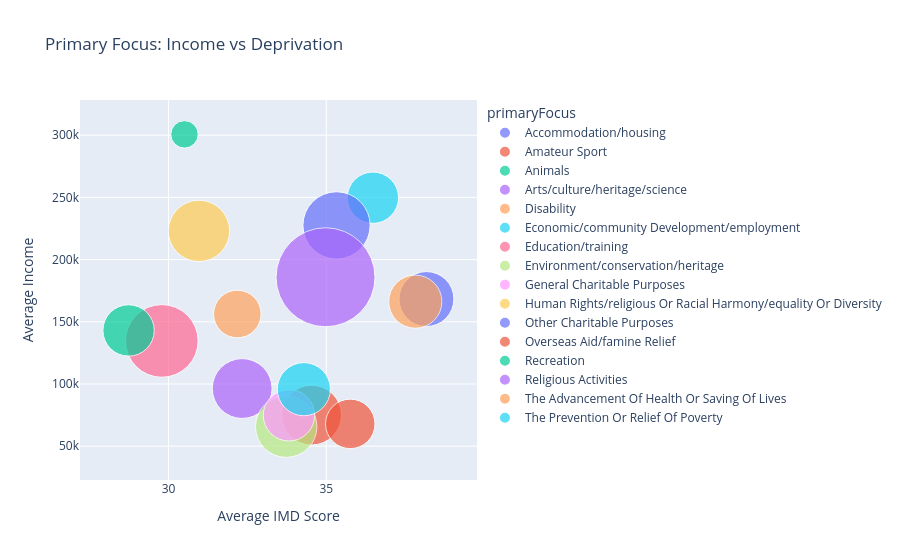

Notebook code for this chart:
### Code cell
fig = px.scatter(
    agg,
    x="avg_imd",
    y="avg_income",
    size="charity_count",
    color="primaryFocus",
    hover_name="primaryFocus",
    size_max=70,
    title="Primary Focus: Income vs Deprivation",
)

fig.update_layout(
    xaxis_title="Average IMD Score",
    yaxis_title="Average Income",
)

fig.show()

### Figure 1 — Plotly figure (JSON) as saved in the notebook; plotly's stock layout.template omitted (floating-point values rounded to 4 significant figures)
{"data": [{"hovertemplate": "<b>%{hovertext}</b><br><br>primaryFocus=Accommodation/housing<br>avg_imd=%{x}<br>avg_income=%{y}<br>charity_count=%{marker.size}<extra></extra>", "hovertext": ["Accommodation/housing"], "legendgroup": "Accommodation/housing", "marker": {"color": "#636efa", "size": [16], "sizemode": "area", "sizeref": 0.01061, "symbol": "circle"}, "mode": "markers", "name": "Accommodation/housing", "orientation": "v", "showlegend": true, "type": "scatter", "x": [38.18], "xaxis": "x", "y": [168300.0], "yaxis": "y"}, {"hovertemplate": "<b>%{hovertext}</b><br><br>primaryFocus=Amateur Sport<br>avg_imd=%{x}<br>avg_income=%{y}<br>charity_count=%{marker.size}<extra></extra>", "hovertext": ["Amateur Sport"], "legendgroup": "Amateur Sport", "marker": {"color": "#EF553B", "size": [19], "sizemode": "area", "sizeref": 0.01061, "symbol": "circle"}, "mode": "markers", "name": "Amateur Sport", "orientation": "v", "showlegend": true, "type": "scatter", "x": [34.53], "xaxis": "x", "y": [74970.0], "yaxis": "y"}, {"hovertemplate": "<b>%{hovertext}</b><br><br>primaryFocus=Animals<br>avg_imd=%{x}<br>avg_income=%{y}<br>charity_count=%{marker.size}<extra></extra>", "hovertext": ["Animals"], "legendgroup": "Animals", "marker": {"color": "#00cc96", "size": [4], "sizemode": "area", "sizeref": 0.01061, "symbol": "circle"}, "mode": "markers", "name": "Animals", "orientation": "v", "showlegend": true, "type": "scatter", "x": [30.51], "xaxis": "x", "y": [300700.0], "yaxis": "y"}, {"hovertemplate": "<b>%{hovertext}</b><br><br>primaryFocus=Arts/culture/heritage/science<br>avg_imd=%{x}<br>avg_income=%{y}<br>charity_count=%{marker.size}<extra></extra>", "hovertext": ["Arts/culture/heritage/science"], "legendgroup": "Arts/culture/heritage/science", "marker": {"color": "#ab63fa", "size": [19], "sizemode": "area", "sizeref": 0.01061, "symbol": "circle"}, "mode": "markers", "name": "Arts/culture/heritage/science", "orientation": "v", "showlegend": true, "type": "scatter", "x": [32.33], "xaxis": "x", "y": [96350.0], "yaxis": "y"}, {"hovertemplate": "<b>%{hovertext}</b><br><br>primaryFocus=Disability<br>avg_imd=%{x}<br>avg_income=%{y}<br>charity_count=%{marker.size}<extra></extra>", "hovertext": ["Disability"], "legendgroup": "Disability", "marker": {"color": "#FFA15A", "size": [15], "sizemode": "area", "sizeref": 0.01061, "symbol": "circle"}, "mode": "markers", "name": "Disability", "orientation": "v", "showlegend": true, "type": "scatter", "x": [37.82], "xaxis": "x", "y": [166200.0], "yaxis": "y"}, {"hovertemplate": "<b>%{hovertext}</b><br><br>primaryFocus=Economic/community Development/employment<br>avg_imd=%{x}<br>avg_income=%{y}<br>charity_count=%{marker.size}<extra></extra>", "hovertext": ["Economic/community Development/employment"], "legendgroup": "Economic/community Development/employment", "marker": {"color": "#19d3f3", "size": [14], "sizemode": "area", "sizeref": 0.01061, "symbol": "circle"}, "mode": "markers", "name": "Economic/community Development/employment", "orientation": "v", "showlegend": true, "type": "scatter", "x": [36.48], "xaxis": "x", "y": [249800.0], "yaxis": "y"}, {"hovertemplate": "<b>%{hovertext}</b><br><br>primaryFocus=Education/training<br>avg_imd=%{x}<br>avg_income=%{y}<br>charity_count=%{marker.size}<extra></extra>", "hovertext": ["Education/training"], "legendgroup": "Education/training", "marker": {"color": "#FF6692", "size": [28], "sizemode": "area", "sizeref": 0.01061, "symbol": "circle"}, "mode": "markers", "name": "Education/training", "orientation": "v", "showlegend": true, "type": "scatter", "x": [29.79], "xaxis": "x", "y": [134600.0], "yaxis": "y"}, {"hovertemplate": "<b>%{hovertext}</b><br><br>primaryFocus=Environment/conservation/heritage<br>avg_imd=%{x}<br>avg_income=%{y}<br>charity_count=%{marker.size}<extra></extra>", "hovertext": ["Environment/conservation/heritage"], "legendgroup": "Environment/conservation/heritage", "marker": {"color": "#B6E880", "size": [20], "sizemode": "area", "sizeref": 0.01061, "symbol": "circle"}, "mode": "markers", "name": "Environment/conservation/heritage", "orientation": "v", "showlegend": true, "type": "scatter", "x": [33.73], "xaxis": "x", "y": [65670.0], "yaxis": "y"}, {"hovertemplate": "<b>%{hovertext}</b><br><br>primaryFocus=General Charitable Purposes<br>avg_imd=%{x}<br>avg_income=%{y}<br>charity_count=%{marker.size}<extra></extra>", "hovertext": ["General Charitable Purposes"], "legendgroup": "General Charitable Purposes", "marker": {"color": "#FF97FF", "size": [14], "sizemode": "area", "sizeref": 0.01061, "symbol": "circle"}, "mode": "markers", "name": "General Charitable Purposes", "orientation": "v", "showlegend": true, "type": "scatter", "x": [33.82], "xaxis": "x", "y": [74790.0], "yaxis": "y"}, {"hovertemplate": "<b>%{hovertext}</b><br><br>primaryFocus=Human Rights/religious Or Racial Harmony/equality Or Diversity<br>avg_imd=%{x}<br>avg_income=%{y}<br>charity_count=%{marker.size}<extra></extra>", "hovertext": ["Human Rights/religious Or Racial Harmony/equality Or Diversity"], "legendgroup": "Human Rights/religious Or Racial Harmony/equality Or Diversity", "marker": {"color": "#FECB52", "size": [20], "sizemode": "area", "sizeref": 0.01061, "symbol": "circle"}, "mode": "markers", "name": "Human Rights/religious Or Racial Harmony/equality Or Diversity", "orientation": "v", "showlegend": true, "type": "scatter", "x": [30.96], "xaxis": "x", "y": [223100.0], "yaxis": "y"}, {"hovertemplate": "<b>%{hovertext}</b><br><br>primaryFocus=Other Charitable Purposes<br>avg_imd=%{x}<br>avg_income=%{y}<br>charity_count=%{marker.size}<extra></extra>", "hovertext": ["Other Charitable Purposes"], "legendgroup": "Other Charitable Purposes", "marker": {"color": "#636efa", "size": [24], "sizemode": "area", "sizeref": 0.01061, "symbol": "circle"}, "mode": "markers", "name": "Other Charitable Purposes", "orientation": "v", "showlegend": true, "type": "scatter", "x": [35.32], "xaxis": "x", "y": [227500.0], "yaxis": "y"}, {"hovertemplate": "<b>%{hovertext}</b><br><br>primaryFocus=Overseas Aid/famine Relief<br>avg_imd=%{x}<br>avg_income=%{y}<br>charity_count=%{marker.size}<extra></extra>", "hovertext": ["Overseas Aid/famine Relief"], "legendgroup": "Overseas Aid/famine Relief", "marker": {"color": "#EF553B", "size": [13], "sizemode": "area", "sizeref": 0.01061, "symbol": "circle"}, "mode": "markers", "name": "Overseas Aid/famine Relief", "orientation": "v", "showlegend": true, "type": "scatter", "x": [35.76], "xaxis": "x", "y": [67920.0], "yaxis": "y"}, {"hovertemplate": "<b>%{hovertext}</b><br><br>primaryFocus=Recreation<br>avg_imd=%{x}<br>avg_income=%{y}<br>charity_count=%{marker.size}<extra></extra>", "hovertext": ["Recreation"], "legendgroup": "Recreation", "marker": {"color": "#00cc96", "size": [14], "sizemode": "area", "sizeref": 0.01061, "symbol": "circle"}, "mode": "markers", "name": "Recreation", "orientation": "v", "showlegend": true, "type": "scatter", "x": [28.73], "xaxis": "x", "y": [143000.0], "yaxis": "y"}, {"hovertemplate": "<b>%{hovertext}</b><br><br>primaryFocus=Religious Activities<br>avg_imd=%{x}<br>avg_income=%{y}<br>charity_count=%{marker.size}<extra></extra>", "hovertext": ["Religious Activities"], "legendgroup": "Religious Activities", "marker": {"color": "#ab63fa", "size": [52], "sizemode": "area", "sizeref": 0.01061, "symbol": "circle"}, "mode": "markers", "name": "Religious Activities", "orientation": "v", "showlegend": true, "type": "scatter", "x": [34.98], "xaxis": "x", "y": [185800.0], "yaxis": "y"}, {"hovertemplate": "<b>%{hovertext}</b><br><br>primaryFocus=The Advancement Of Health Or Saving Of Lives<br>avg_imd=%{x}<br>avg_income=%{y}<br>charity_count=%{marker.size}<extra></extra>", "hovertext": ["The Advancement Of Health Or Saving Of Lives"], "legendgroup": "The Advancement Of Health Or Saving Of Lives", "marker": {"color": "#FFA15A", "size": [12], "sizemode": "area", "sizeref": 0.01061, "symbol": "circle"}, "mode": "markers", "name": "The Advancement Of Health Or Saving Of Lives", "orientation": "v", "showlegend": true, "type": "scatter", "x": [32.18], "xaxis": "x", "y": [156300.0], "yaxis": "y"}, {"hovertemplate": "<b>%{hovertext}</b><br><br>primaryFocus=The Prevention Or Relief Of Poverty<br>avg_imd=%{x}<br>avg_income=%{y}<br>charity_count=%{marker.size}<extra></extra>", "hovertext": ["The Prevention Or Relief Of Poverty"], "legendgroup": "The Prevention Or Relief Of Poverty", "marker": {"color": "#19d3f3", "size": [15], "sizemode": "area", "sizeref": 0.01061, "symbol": "circle"}, "mode": "markers", "name": "The Prevention Or Relief Of Poverty", "orientation": "v", "showlegend": true, "type": "scatter", "x": [34.29], "xaxis": "x", "y": [95810.0], "yaxis": "y"}], "layout": {"legend": {"itemsizing": "constant", "title": {"text": "primaryFocus"}, "tracegroupgap": 0}, "title": {"text": "Primary Focus: Income vs Deprivation"}, "xaxis": {"anchor": "y", "domain": [0, 1], "title": {"text": "Average IMD Score"}}, "yaxis": {"anchor": "x", "domain": [0, 1], "title": {"text": "Average Income"}}}}
